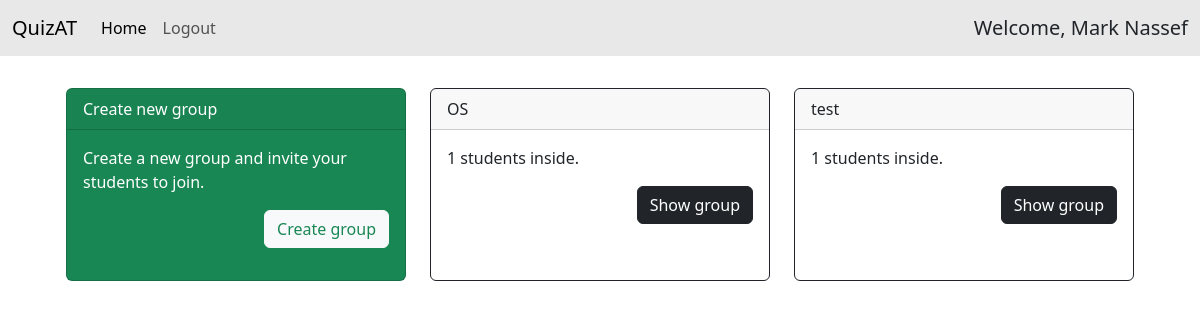
The app's page / (signed in) with its own data.
### accounts/models.py (models this page shows, shortened)
class CustomUser(AbstractBaseUser, PermissionsMixin):
    email = models.EmailField(unique=True)
    full_name = models.CharField(max_length=250)
    is_active = models.BooleanField(default=True)
    is_staff = models.BooleanField(default=False)
    objects = CustomUserManager()
    academic_id = models.CharField(max_length=20, blank=True, null=True)
    USERNAME_FIELD = 'email'
    REQUIRED_FIELDS = ['full_name']
    def is_teacher(self) -> bool:
        if self.academic_id is not None:
            return self.academic_id.strip() == ''
        return True
    class Meta:
        verbose_name = "User"
        verbose_name_plural = "Users"

### groups/models.py (models this page shows, shortened)
class Group(models.Model):
    name = models.CharField(max_length=255)
    admin = models.ForeignKey(CustomUser, on_delete=models.CASCADE, related_name='group_admin')
    members = models.ManyToManyField(CustomUser, related_name='group_members', blank=True)
    pending_requests = models.ManyToManyField(CustomUser, related_name='group_pending_requests', blank=True)

### main/views.py (the view)
# urls.py: path('', views.index, name='index'),
@login_required
def index(request):
    groups = None
    if request.user.is_teacher():
        groups = Group.objects.filter(admin=request.user)
    else:
        groups = [i for i in Group.objects.all() if i.members.contains(request.user)]
    return render(request, 'main/index.html' , {'group_list': groups})

### main/templates/main/index.html
{% extends "base.html" %}
{% block content %}
<div class="row row-cols-1 row-cols-md-3 g-4">
    {% if user.is_teacher %}
    <div class="col">
        <div class="card text-bg-success mb-3 h-100">
            <div class="card-header">Create new group</div>
            <div class="card-body">
                <p class="card-text">Create a new group and invite your students to join.</p>
                <div class="text-end">
                    <a href="{% url "groups:add_group" %}" class="btn btn-light text-success">Create group</a>
                </div>
            </div>
        </div>
    </div>
    {% endif %}
    {% for group in group_list %}
    <div class="col">
        <div class="card border-dark mb-3 h-100">
            <div class="card-header">{{group.name}}</div>
            <div class="card-body">
                <p class="card-text">{{group.members.all|length}} students inside.</p>
                <div class="text-end">
                    <a href="{% url "groups:group" group.id %}" class="btn btn-dark">Show group</a>
                </div>
            </div>
        </div>
    </div>
    {% endfor %}
</div>
{% endblock content %}

### templates/base.html (shortened to what this page needs)
<!DOCTYPE html>
<html lang="en">
<head>
    <link href="https://cdn.jsdelivr.net/npm/bootstrap@5.3.2/dist/css/bootstrap.min.css" rel="stylesheet"
>
</head>
<body>
    <nav class="navbar navbar-expand-lg bg-dark bg-opacity-10">
        <div class="container-fluid">
            <a class="navbar-brand" href="/">QuizAT</a>
            <div class="collapse navbar-collapse" id="navbarNavDropdown">
                <ul class="navbar-nav">
                    <li class="nav-item">
                        <a class="nav-link{% if request.path == '/' %} active{% endif %}"
                            href="/">Home</a>
                    </li>
                    {% if not user.is_authenticated %}
                    <li class="nav-item">
                        <a class="nav-link{% if request.path == '/accounts/signup/' %} active{% endif %}"
                            href="{% url 'accounts:signup' %}">Sign Up</a>
                    </li>
                    <li class="nav-item">
                        <a class="nav-link{% if request.path == '/accounts/login/' %} active{% endif %}"
                            href="{% url 'accounts:login' %}">Login</a>
                    </li>
                    {% else %}
                    <li class="nav-item">
                        <a class="nav-link" href="{% url 'accounts:logout' %}">Logout</a>
                    </li>
                    {% endif %}
                </ul>
                {% if user.is_authenticated %}
                <div class="me-0 ms-auto">
                    <h3 class="display-4 fs-5 mb-0">Welcome, {{user.full_name}}</h3>
                </div>
                {% endif %}
            </div>
        </div>
    </nav>
    <div class="col-11-lg col-11-md col-11 mx-auto p-3 my-3">
        {% block content %}{% endblock content %}
    </div>
</body>
</html>

### records on screen
CustomUser: full_name "Mark Nassef"
Group: name "OS", members.all|length "1"
Group: name "test", members.all|length "1"
